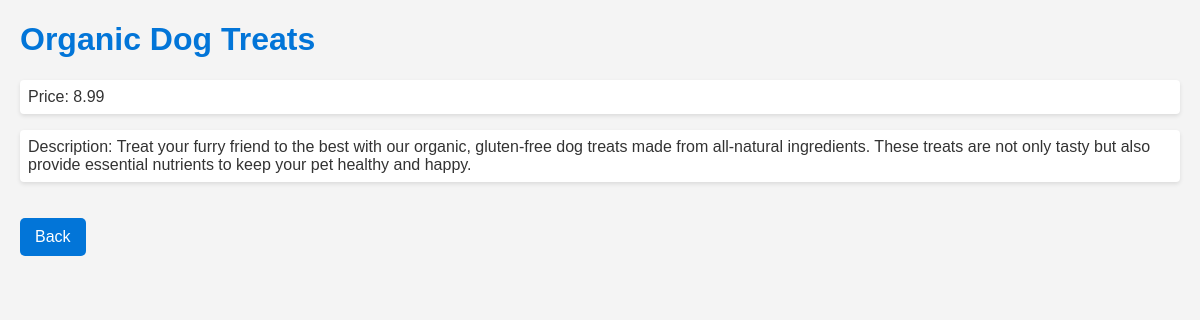
/products/4/, run on the app's committed database.
### myapp/models.py (models this page shows)
class Product(models.Model):
    name = models.CharField(max_length=255)
    price = models.DecimalField(max_digits=6, decimal_places=2)
    description = models.TextField()

### myapp/views.py (the view)
# urls.py: path('products/<int:id>/', views.show, name='show'),
def show(request, id):
    product = get_object_or_404(Product, pk=id)
    return render(request, 'myapp/show.html', {'product': product})

### myapp/templates/myapp/show.html (shortened to what this page needs)
<!DOCTYPE html>
<html lang="en">
<head>
</head>
<body>
    <h1>{{ product.name }}</h1>
    <p>Price: {{ product.price }}</p>
    <p>Description: {{ product.description }}</p>
    <a href="{% url 'index'  %}" class="back-link">Back</a>
</body>
</html>

### myapp/templates/myapp/show.html (style rules this page uses)
body { font-family: Arial, sans-serif; background-color: #f4f4f4; color: #333; margin: 20px; }
h1 { color: #0275d8; }
p { background-color: #ffffff; padding: 8px; border-radius: 4px; box-shadow: 0 2px 4px rgba(0,0,0,0.1); }
a { display: inline-block; margin-top: 20px; padding: 10px 15px; background-color: #0275d8; color: #ffffff; text-decoration: none; border-radius: 5px; transition: background-color 0.3s; }

### data on the page
Product: name "Organic Dog Treats", price "8.99", description "Treat your furry friend to the best with our organic, gluten-free dog treats made from all-natural ingredients. These treats are not only tasty but also provide essential nutrients to keep your pet healthy and happy."
